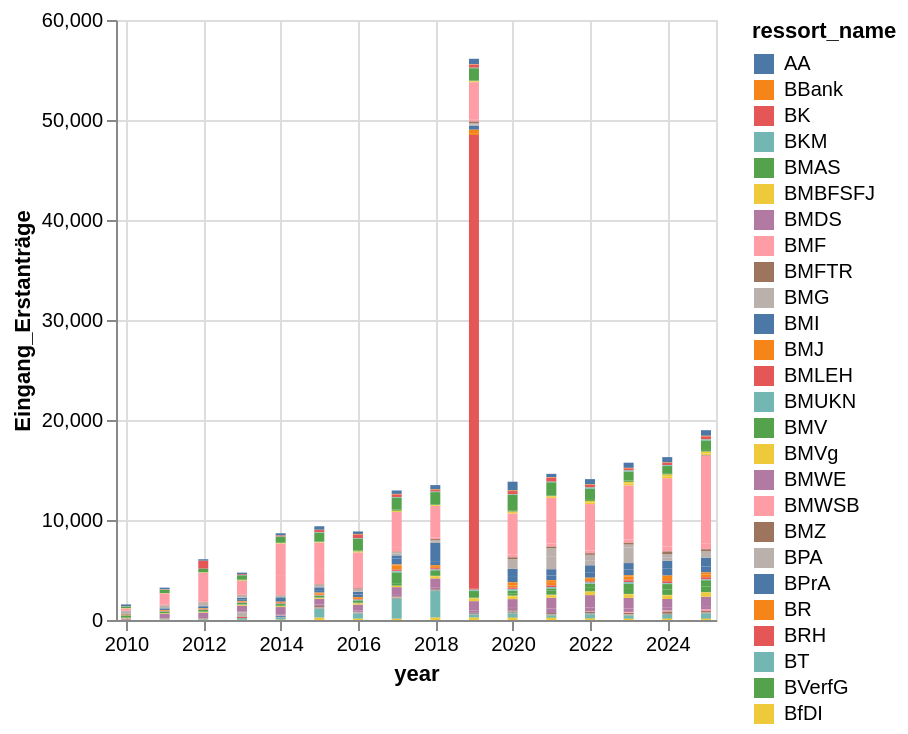

Notebook code for this chart:
### Code cell
alt.Chart(df).mark_bar().encode(
    color='ressort_name',
    x='year',
    y='Eingang_Erstanträge',
    tooltip='name'
).interactive()

### Figure 1 — Vega-Lite specification as saved in the notebook (floating-point values rounded to 4 significant figures; data arrays with more than 128 entries replaced by an {"elided": "..."} marker saying what was removed)
{"config": {"view": {"continuousWidth": 300, "continuousHeight": 300}}, "data": {"name": "data-872f806ab079e42c52b6de69b0eaa73a"}, "mark": {"type": "bar"}, "encoding": {"color": {"field": "ressort_name", "type": "nominal"}, "tooltip": {"field": "name", "type": "nominal"}, "x": {"field": "year", "type": "temporal"}, "y": {"field": "Eingang_Erstanträge", "type": "quantitative"}}, "params": [{"name": "param_1e9efca18e7a2868", "select": {"type": "interval", "encodings": ["x", "y"]}, "bind": "scales"}], "$schema": "https://vega.github.io/schema/vega-lite/v6.4.1.json", "datasets": {"data-872f806ab079e42c52b6de69b0eaa73a": {"elided": "620 records"}}}
